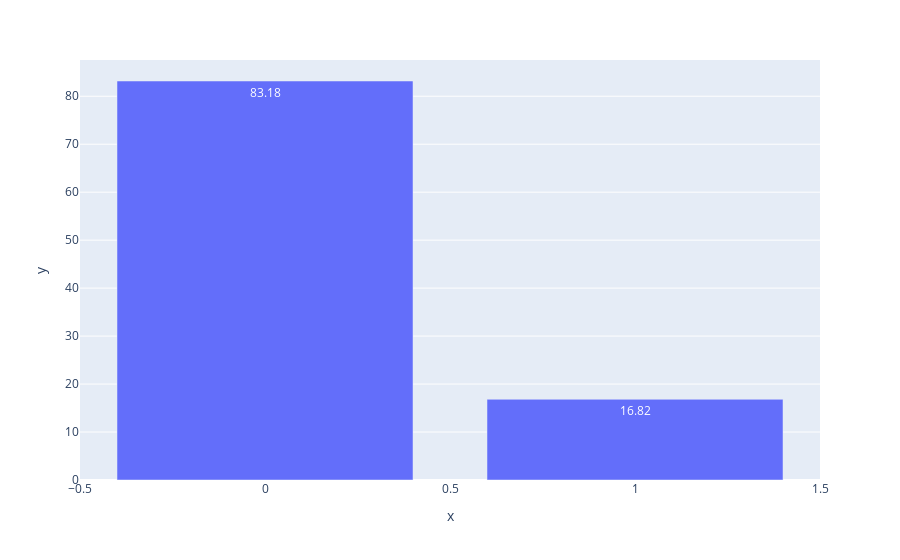

The notebook cell this image was saved under:
### Code cell
import plotly.express as px

fig = px.bar(x=df.match.value_counts().index, y=df.match.value_counts().values/len(df)*100, text_auto='.2f')
fig.show()

### Figure 1 — Plotly figure (JSON) as saved in the notebook; plotly's stock layout.template omitted (floating-point values rounded to 4 significant figures)
{"data": [{"alignmentgroup": "True", "hovertemplate": "x=%{x}<br>y=%{y}<extra></extra>", "legendgroup": "", "marker": {"color": "#636efa", "pattern": {"shape": ""}}, "name": "", "offsetgroup": "", "orientation": "v", "showlegend": false, "textposition": "auto", "texttemplate": "%{y:.2f}", "type": "bar", "x": [0, 1], "xaxis": "x", "y": [83.18, 16.82], "yaxis": "y"}], "layout": {"barmode": "relative", "legend": {"tracegroupgap": 0}, "margin": {"t": 60}, "xaxis": {"anchor": "y", "domain": [0, 1], "title": {"text": "x"}}, "yaxis": {"anchor": "x", "domain": [0, 1], "title": {"text": "y"}}}}
